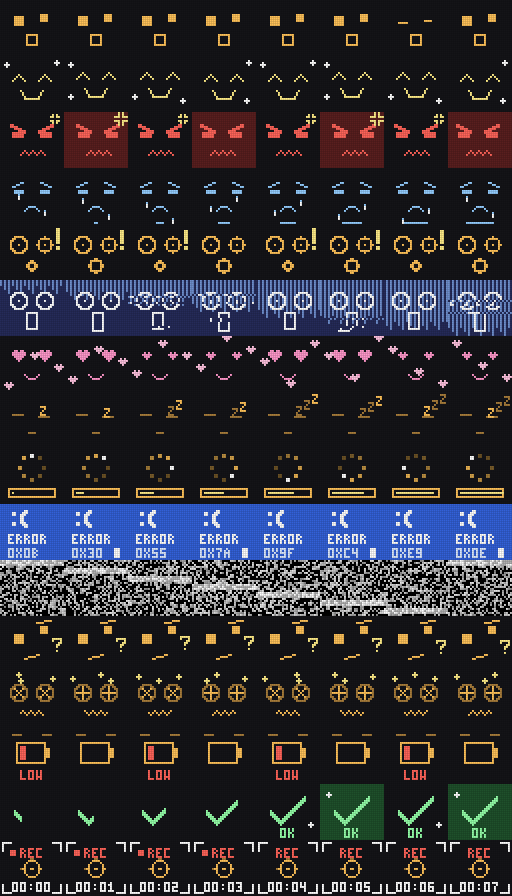
#> input picture godot/assets/cast/castM02_game_castM02_screen.png, 1024 x 1792 px (shown at 1/2 size)
$ python build_assets.py
#> lines starting #> are read from the running program, lines starting #| are printed output that depends on the picture
"""Author isolated CastM02 LED faces; never modify the source atlas or model.

Run with Python + Pillow. Pixels are designed directly at 32x28, then each
LED is expanded to 4x4 with the same gamma and grid gaps as make_m02_screens.py.
"""
from pathlib import Path
import hashlib
import json
import math
from PIL import Image, ImageDraw, ImageFont

OUT = Path(__file__).resolve().parent
ROOT = OUT.parents[2]
SOURCE = ROOT / "assets/cast/castM02_game_castM02_screen.png"
MODEL = ROOT / "assets/cast/castM02_game.glb"
W, H, PX = 32, 28, 4
LINEAR = {"background": (.004, .004, .006), "amber": (1, .55, .10)}
STATES = [("neutral", "通常", "いつもの角目"), ("happy", "笑顔", "にっこり弧の目"),
          ("surprised", "驚き", "大きな角目と開いた口"), ("worried", "困り", "下がる目尻・小さな汗"),
          ("angry", "怒り", "鋭い目と食いしばり"), ("sleep", "眠り", "閉じた目と Z")]

def gamma(v):
    return tuple(int(max(0, min(1, x)) ** (1 / 2.2) * 255) for x in v)

PALETTE = {k: gamma(v) for k, v in LINEAR.items()}

def face(name):
    im = Image.new("RGB", (W, H), PALETTE["background"])
    d = ImageDraw.Draw(im)
    a = PALETTE["amber"]
    if name == "neutral":
        d.rectangle((7, 8, 11, 12), fill=a)
        d.rectangle((20, 7, 23, 10), fill=a)
        d.rectangle((13, 17, 18, 22), outline=a)
    elif name == "happy":
        d.line([(6, 12), (9, 9), (12, 12)], fill=a)
        d.line([(20, 11), (22, 9), (24, 11)], fill=a)
        d.line([(10, 17), (11, 19), (13, 21), (18, 21), (20, 19), (21, 17)], fill=a)
    elif name == "surprised":
        d.rectangle((6, 6, 12, 12), outline=a)
        d.rectangle((20, 6, 24, 10), outline=a)
        d.rectangle((13, 17, 18, 23), outline=a)
    elif name == "worried":
        d.line([(6, 7), (8, 6), (11, 5)], fill=a)
        d.line([(20, 5), (22, 6), (24, 7)], fill=a)
        d.rectangle((7, 10, 11, 13), fill=a)
        d.rectangle((20, 9, 23, 12), fill=a)
        d.line([(12, 22), (14, 20), (17, 20), (19, 22)], fill=a)
        d.line([(27, 12), (26, 14), (26, 15), (28, 15), (28, 14), (27, 12)], fill=a)
    elif name == "angry":
        d.polygon([(6, 7), (12, 10), (12, 13), (7, 13)], fill=a)
        d.polygon([(20, 10), (24, 7), (24, 12), (20, 12)], fill=a)
        d.rectangle((11, 18, 20, 22), outline=a)
        d.line((14, 19, 14, 21), fill=a)
        d.line((17, 19, 17, 21), fill=a)
    elif name == "sleep":
        d.line((7, 11, 11, 11), fill=a)
        d.line((20, 10, 23, 10), fill=a)
        d.line((14, 20, 17, 20), fill=a)
        for y, row in enumerate(["###", "..#", ".#.", "#..", "###"]):
            for x, ch in enumerate(row):
                if ch == "#":
                    d.point((25 + x, 4 + y), fill=a)
    else:
        raise ValueError(name)
    return im

# [20 lines left out: functions led, font, not called in this run]

def title(d, pos, text, size=25, color="#eef0ec"):
    d.text(pos, text, font=font(size), fill=color)

# [25 lines left out: functions make_comparison, make_small, not called in this run]

def build():
    OUT.mkdir(exist_ok=True)
    (OUT / "native").mkdir(exist_ok=True)
    source = Image.open(SOURCE).convert("RGB")
#> source is the input picture: PIL image 1024x1792 RGB; mean R, G, B 44.8, 43.8, 50.4
    images = {}
    audit = []
    for name, label, detail in STATES:
        native = face(name)
        native.save(OUT / "native" / f"{name}.png")
        im = source.crop((0, 0, 128, 112)) if name == "neutral" else led(native)
        im.save(OUT / f"{name}.png")
        images[name] = im
        pixels = native.load()
        lit = [(x, y) for y in range(H) for x in range(W) if pixels[x, y] == PALETTE["amber"]]
        bounds = [min(x for x, y in lit), min(y for x, y in lit), max(x for x, y in lit), max(y for x, y in lit)]
        assert bounds[0] >= 3 and bounds[1] >= 3 and bounds[2] <= 28 and bounds[3] <= 24
        assert set(native.get_flattened_data()) == set(PALETTE.values())
        audit.append({"name": name, "label": label, "file": f"{name}.png", "lit_bounds_32x28": bounds, "lit_pixels": len(lit)})
#> this loop made 1 pass
#> bounds on pass 1: [7, 7, 23, 22]
#> pass 1, in build, `native = face(name)`:
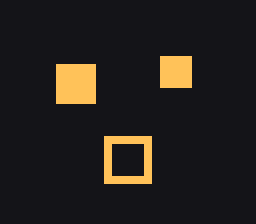
#> native: PIL image 32x28 RGB (shown 8 times larger); mean R, G, B 36, 31.8, 28.4
#> pass 1, in build, `im = source.crop((0, 0, 128, 112)) if name == "neutral" else led(native)`:
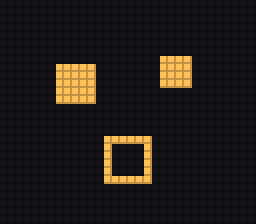
#> im: PIL image 128x112 RGB (shown 2 times larger); mean R, G, B 32.1, 28.4, 25.4
#> after the loop, audit = []; images = 1 item
    assert images["neutral"].tobytes() == source.crop((0, 0, 128, 112)).tobytes()
    atlas = Image.new("RGB", (128, 112 * 6))
    for row, (name, _, _) in enumerate(STATES):
        atlas.paste(images[name], (0, row * 112))
    atlas.save(OUT / "atlas_6.png")
    manifest = {"target": "CastM02", "scope": "isolated static expression proposals; no runtime integration",
                "model": str(MODEL.relative_to(ROOT)), "source": str(SOURCE.relative_to(ROOT)),
                "source_sha256": hashlib.sha256(SOURCE.read_bytes()).hexdigest(),
                "model_sha256": hashlib.sha256(MODEL.read_bytes()).hexdigest(),
                "native_size": [W, H], "cell_size": [W * PX, H * PX], "palette_srgb": PALETTE,
                "atlas": {"image": "atlas_6.png", "cols": 1, "rows": 6, "uv_step": [1, 1/6]},
                "original_mesh_uv_bounds": [0, 0, .125, .0625],
                "single_texture_uv1_scale": [8, 16, 1],
                "atlas_texture_uv1_scale": [8, 16/6, 1],
                "filter": "original material filter (3: linear with mipmaps); clamp; mipmaps generated in preview", "states": audit,
                "neutral_exact_source_cell": True}
    (OUT / "manifest.json").write_text(json.dumps(manifest, ensure_ascii=False, indent=2), encoding="utf-8")
    make_comparison(images)
    make_small(images)
    print("ROBOT_EXPRESSIONS_ASSETS_OK", len(images), "neutral_exact=True", "safe_bounds=True")

if __name__ == "__main__":
#> (the run stopped early here; a loop or call above may not have finished)

$ run again, with godot/assets/cast/cast01_game_cast01_albedo.png copied over godot/assets/cast/castM02_game_castM02_screen.png
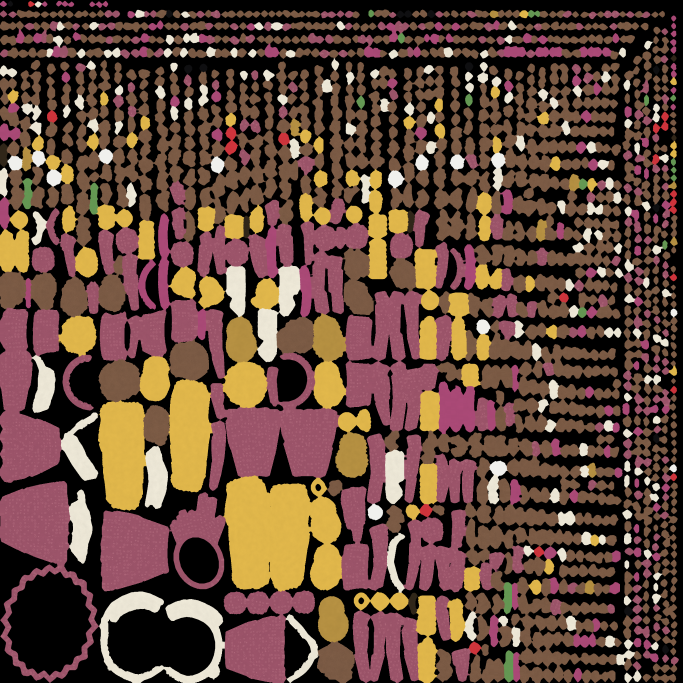
#> input picture godot/assets/cast/cast01_game_cast01_albedo.png, 2048 x 2048 px (shown at 1/3 size)
#> in build, source is the input picture: PIL image 2048x2048 RGB; mean R, G, B 99.8, 71.4, 59.1
#> the loop in build, `for name, label, detail in STATES:` made 1 pass
#> bounds on pass 1: [7, 7, 23, 22]
#> pass 1, in build, `im = source.crop((0, 0, 128, 112)) if name == "neutral" else led(native)`:
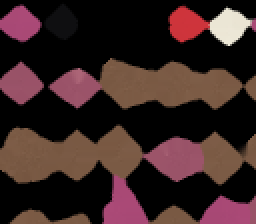
#> im: PIL image 128x112 RGB (shown 2 times larger); mean R, G, B 58.6, 37.1, 36.1
#> after the loop in build, `for name, label, detail in STATES:`: audit = []; images = 1 item
